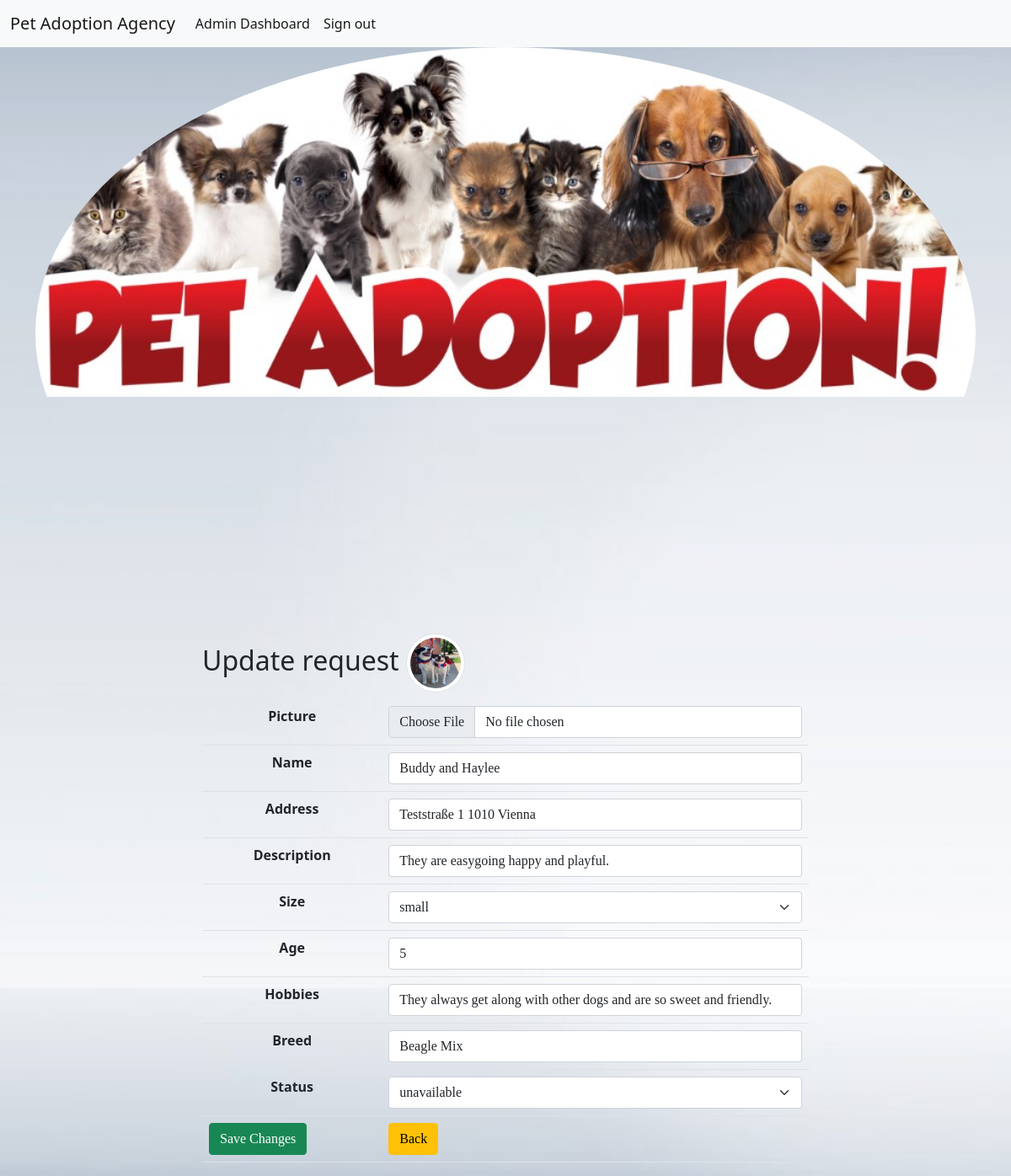
Screenshot of /products/update.php?animal_id=92 (signed in) with the database file from the repository.
### tables this page shows
CREATE TABLE `animals` (
  `animal_id` int(11) NOT NULL,
  `name` varchar(255) NOT NULL,
  `picture` varchar(255) DEFAULT NULL,
  `petaddress` varchar(255) NOT NULL,
  `description` varchar(255) NOT NULL,
  `size` enum('small','big') NOT NULL,
  `age` varchar(255) NOT NULL,
  `hobbies` varchar(255) NOT NULL,
  `breed` varchar(255) NOT NULL,
  `status` enum('available','unavailable') NOT NULL
);

### products/update.php (the view, shortened to what this page needs)
<?php
require_once '../components/db_connect.php';
if ($_GET['animal_id']) {
    $animal_id = $_GET['animal_id'];
    $sql = "SELECT * FROM animals WHERE animal_id = {$animal_id}";
    $result = mysqli_query($connect, $sql);
    if (mysqli_num_rows($result) == 1) {
        $data = mysqli_fetch_assoc($result);
        $name = $data['name'];
        $picture = $data['picture'];
        $petaddress = $data['petaddress'];
        $description = $data['description'];
        $size = $data['size'];
        $age = $data['age'];
        $hobbies = $data['hobbies'];
        $breed = $data['breed'];
        $status = $data['status'];
    } else {
        header("location: error.php");
    }
} else {
    header("location: error.php");
}
?>
<!DOCTYPE html>
<html>
    <head>
        <link rel="stylesheet" href="../style/style.css">
        <?php require_once '../components/boot.php'?>
    </head>
    <body>
    <?php require_once '../components/navigation3.php'?>
    <fieldset>
             <legend class='h2'>Update request <img class='img-thumbnail rounded-circle' src='pictures/<?php echo $picture ?>' alt="<?php echo $name ?>"></legend>
            <form action="actions/a_update.php"  method="post" enctype="multipart/form-data">
                <table class="table">
                <tr>
                        <th>Picture</th>
                        <td><input class='form-control' type="file" name="picture"  placeholder="Animal Picture" ></td>
                    </tr>
                    <tr>
                        <th>Name</th>
                        <td><input class='form-control' type="text" name="name"  placeholder="Animal Name" value="<?php echo $name ?>" ></td>
                    </tr>
                    <tr>
                        <th>Address</th>
                        <td><input class='form-control' type="text" name= "petaddress" placeholder="Address" value ="<?php echo $petaddress ?>" ></td>
                    </tr>
                    <tr>
                        <th>Description</th>
                        <td><input class='form-control' type="text" name="description" placeholder="description" value ="<?php echo $description ?>"></td>
                    </tr>
                    <tr>
                        <th>Size</th>
                        <td>
                            <select class='form-select' aria-label="Default select example" name="size" >
                            <option selected><?php echo $size ?></option>
                        </select></td>
                    </tr>
                    <tr>
                        <th>Age</th>
                        <td><input class='form-control' type="text" name="age" value ="<?php echo $age ?>" ></td>
                    </tr>
                    <tr>
                        <th>Hobbies</th>
                        <td><input class='form-control' type="text" name="hobbies" value ="<?php echo $hobbies ?>" ></td>
                    </tr>
                    <tr>
                        <th>Breed</th>
                        <td><input class='form-control' type="text" name="breed" value ="<?php echo $breed ?>" ></td>
                    </tr>
                    <tr>
                        <th>Status</th>
                        <td>
                            <select class='form-select' aria-label="Default select example" name="status" >
                            <option selected><?php echo $status ?></option>
                        </td>
                    </tr>
                    <tr>
                        <td><button class="btn btn-success" type= "submit">Save Changes</button></td>
                        <td><a href= "index.php"><button class="btn btn-warning" type="button">Back</button></a></td>
                    </tr>
                </table>
            </form>
        </fieldset>
    </body>
</html>

### style/style.css (style rules this page uses)
tr { text-align: center; }
td, th { padding: 6px; border: 1px solid #ccc; text-align: left; }
td { font-family: "Segoe UI, sans-serif"; }
img { width: 150px; }
a:link, a:visited { text-decoration: none; }
body { background-image: url("../pictures/body.jpg"); background-repeat: no-repeat; background-size: cover; background-attachment: fixed; }
.img-thumbnail { width: 70px ; height: 70px ; }

### products/update.php (style rules this page uses)
fieldset { margin: auto; width: 60% ; }
.img-thumbnail { width: 70px !important; height: 70px !important; }

### rows the page displays
animals: picture (picture), name "Buddy and Haylee", petaddress "Teststraße 1 1010 Vienna", description "They are easygoing happy and playful.", size "small", age "5", hobbies "They always get along with other dogs and are so sweet and friendly.", breed "Beagle Mix", status "unavailable"
